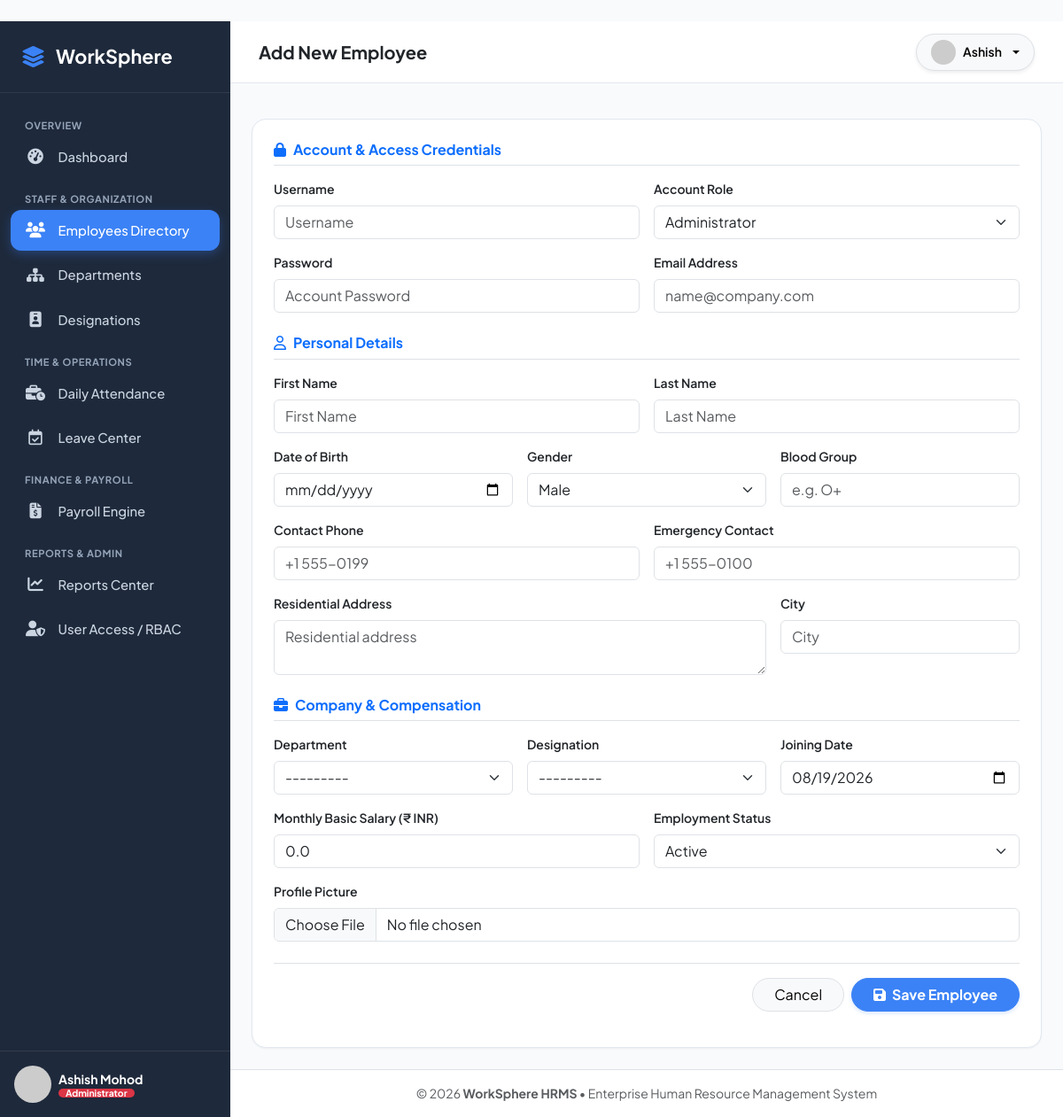
Screenshot of /employees/create/ (signed in) with the database file from the repository.
### accounts/models.py (models this page shows, shortened)
class User(AbstractUser):
    role = models.CharField(
        max_length=20,
        choices=UserRole.choices,
        default=UserRole.EMPLOYEE,
        help_text="Role determining access permissions within WorkSphere."
    )
    phone = models.CharField(max_length=20, blank=True, null=True)
    profile_picture = models.ImageField(upload_to='avatars/', blank=True, null=True)
    is_verified = models.BooleanField(default=True)
    created_at = models.DateTimeField(auto_now_add=True)
    updated_at = models.DateTimeField(auto_now=True)
    @property
    def get_role_badge(self):
        badges = {
            UserRole.ADMIN: 'bg-danger',
            UserRole.HR: 'bg-primary',
            UserRole.EMPLOYEE: 'bg-info text-dark',
        }
        return badges.get(self.role, 'bg-secondary')
    @property
    def get_avatar_url(self):
        if self.profile_picture and hasattr(self.profile_picture, 'url'):
            return self.profile_picture.url
        return f"https://ui-avatars.com/api/?name={self.get_full_name() or self.username}&background=2563eb&color=fff"

### employees/views.py (the view)
# urls.py: path('create/', views.employee_create_view, name='create'),
@login_required
@hr_required
def employee_create_view(request):
    if request.method == 'POST':
        form = EmployeeCreateForm(request.POST, request.FILES)
        if form.is_valid():
            try:
                with transaction.atomic():
                    username = form.cleaned_data['username']
                    email = form.cleaned_data['email']
                    password = form.cleaned_data['password']
                    first_name = form.cleaned_data['first_name']
                    last_name = form.cleaned_data['last_name']
                    role = form.cleaned_data['role']
                    user = User.objects.create_user(
                        username=username,
                        email=email,
                        password=password,
                        first_name=first_name,
                        last_name=last_name,
                        role=role
                    )
                    employee = form.save(commit=False)
                    employee.user = user
                    employee.save()
                    messages.success(request, f"Employee {employee.full_name} ({employee.employee_id}) created successfully!")
                    return redirect('employees:detail', pk=employee.pk)
            except Exception as e:
                messages.error(request, f"Error creating employee: {str(e)}")
        else:
            messages.error(request, "Please correct the form errors.")
    else:
        form = EmployeeCreateForm()
    return render(request, 'employees/employee_form.html', {
        'form': form,
        'title': 'Add New Employee'
    })

### employees/models.py (called while the page is built)
    def __str__(self):
        return f"{self.name} ({self.code})"

    def __str__(self):
        return f"{self.title} - {self.department.code}"

### templates/employees/employee_form.html (shortened to what this page needs)
﻿{% extends 'base.html' %}
{% block page_title %}{{ title }}{% endblock %}
{% block content %}
<div class="card card-custom p-4 max-w-4xl mx-auto">
    <form method="post" enctype="multipart/form-data">
        {% if form.username %}
        <h6 class="fw-bold text-primary mb-3 pb-2 border-bottom"><i class="fa-solid fa-lock me-2"></i>Account & Access Credentials</h6>
        <div class="row g-3 mb-4">
            <div class="col-md-6">
                <label class="form-label fw-semibold small">Username</label>
                {{ form.username }}
            </div>
            <div class="col-md-6">
                <label class="form-label fw-semibold small">Account Role</label>
                {{ form.role }}
            </div>
            <div class="col-md-6">
                <label class="form-label fw-semibold small">Password</label>
                {{ form.password }}
            </div>
            <div class="col-md-6">
                <label class="form-label fw-semibold small">Email Address</label>
                {{ form.email }}
            </div>
        </div>
        {% endif %}
        <h6 class="fw-bold text-primary mb-3 pb-2 border-bottom"><i class="fa-regular fa-user me-2"></i>Personal Details</h6>
        <div class="row g-3 mb-4">
            <div class="col-md-6">
                <label class="form-label fw-semibold small">First Name</label>
                {{ form.first_name }}
            </div>
            <div class="col-md-6">
                <label class="form-label fw-semibold small">Last Name</label>
                {{ form.last_name }}
            </div>
            <div class="col-md-4">
                <label class="form-label fw-semibold small">Date of Birth</label>
                {{ form.date_of_birth }}
            </div>
            <div class="col-md-4">
                <label class="form-label fw-semibold small">Gender</label>
                {{ form.gender }}
            </div>
            <div class="col-md-4">
                <label class="form-label fw-semibold small">Blood Group</label>
                {{ form.blood_group }}
            </div>
            <div class="col-md-6">
                <label class="form-label fw-semibold small">Contact Phone</label>
                {{ form.phone }}
            </div>
            <div class="col-md-6">
                <label class="form-label fw-semibold small">Emergency Contact</label>
                {{ form.emergency_contact }}
            </div>
            <div class="col-md-8">
                <label class="form-label fw-semibold small">Residential Address</label>
                {{ form.address }}
            </div>
            <div class="col-md-4">
                <label class="form-label fw-semibold small">City</label>
                {{ form.city }}
            </div>
        </div>
        <h6 class="fw-bold text-primary mb-3 pb-2 border-bottom"><i class="fa-solid fa-briefcase me-2"></i>Company & Compensation</h6>
        <div class="row g-3 mb-4">
            <div class="col-md-4">
                <label class="form-label fw-semibold small">Department</label>
                {{ form.department }}
            </div>
            <div class="col-md-4">
                <label class="form-label fw-semibold small">Designation</label>
                {{ form.designation }}
            </div>
            <div class="col-md-4">
                <label class="form-label fw-semibold small">Joining Date</label>
                {{ form.joining_date }}
            </div>
            <div class="col-md-6">
                <label class="form-label fw-semibold small">Monthly Basic Salary (₹ INR)</label>
                {{ form.basic_salary }}
            </div>
            <div class="col-md-6">
                <label class="form-label fw-semibold small">Employment Status</label>
                {{ form.status }}
            </div>
            <div class="col-12">
                <label class="form-label fw-semibold small">Profile Picture</label>
                {{ form.avatar }}
            </div>
        </div>
        <div class="d-flex justify-content-end gap-2 pt-3 border-top">
            <a href="{% url 'employees:list' %}" class="btn btn-light border px-4 rounded-pill">Cancel</a>
            <button type="submit" class="btn btn-primary px-4 rounded-pill fw-bold">
                <i class="fa-solid fa-floppy-disk me-1"></i> Save Employee
            </button>
        </div>
    </form>
</div>
{% endblock %}

### templates/base.html (shortened to what this page needs)
﻿<!DOCTYPE html>
<html lang="en">
<head>
    <link href="https://cdn.jsdelivr.net/npm/bootstrap@5.3.2/dist/css/bootstrap.min.css" rel="stylesheet">
    <link rel="stylesheet" href="https://cdnjs.cloudflare.com/ajax/libs/font-awesome/6.5.1/css/all.min.css">
    {% load static %}
    <link rel="stylesheet" href="{% static 'css/style.css' %}">
</head>
<body>
    <div id="app-wrapper">
        <aside id="sidebar">
            <div class="sidebar-brand">
                <i class="fa-solid fa-layer-group fs-4"></i>
                <span>WorkSphere</span>
            </div>
            <ul class="sidebar-menu">
                <li class="menu-header">Overview</li>
                <li>
                    <a href="{% url 'dashboard:index' %}" class="sidebar-link {% if request.resolver_match.app_name == 'dashboard' and request.resolver_match.url_name == 'index' %}active{% endif %}">
                        <i class="fa-solid fa-gauge-high"></i>
                        <span>Dashboard</span>
                    </a>
                </li>
                {% if user.role == 'ADMIN' or user.role == 'HR' or user.is_superuser %}
                <li class="menu-header">Staff & Organization</li>
                <li>
                    <a href="{% url 'employees:list' %}" class="sidebar-link {% if request.resolver_match.app_name == 'employees' and 'department' not in request.path and 'designation' not in request.path %}active{% endif %}">
                        <i class="fa-solid fa-users"></i>
                        <span>Employees Directory</span>
                    </a>
                </li>
                <li>
                    <a href="{% url 'employees:department_list' %}" class="sidebar-link {% if 'departments' in request.path %}active{% endif %}">
                        <i class="fa-solid fa-sitemap"></i>
                        <span>Departments</span>
                    </a>
                </li>
                <li>
                    <a href="{% url 'employees:designation_list' %}" class="sidebar-link {% if 'designations' in request.path %}active{% endif %}">
                        <i class="fa-solid fa-id-badge"></i>
                        <span>Designations</span>
                    </a>
                </li>
                {% endif %}
                <li class="menu-header">Time & Operations</li>
                <li>
                    <a href="{% url 'attendance:list' %}" class="sidebar-link {% if request.resolver_match.app_name == 'attendance' and request.resolver_match.url_name == 'list' %}active{% endif %}">
                        <i class="fa-solid fa-business-time"></i>
                        <span>Daily Attendance</span>
                    </a>
                </li>
                <li>
                    <a href="{% url 'leave_management:list' %}" class="sidebar-link {% if request.resolver_match.app_name == 'leave_management' and request.resolver_match.url_name == 'list' %}active{% endif %}">
                        <i class="fa-regular fa-calendar-check"></i>
                        <span>Leave Center</span>
                    </a>
                </li>
                <li class="menu-header">Finance & Payroll</li>
                <li>
                    <a href="{% url 'payroll:list' %}" class="sidebar-link {% if request.resolver_match.app_name == 'payroll' and request.resolver_match.url_name == 'list' %}active{% endif %}">
                        <i class="fa-solid fa-file-invoice-dollar"></i>
                        <span>Payroll Engine</span>
                    </a>
                </li>
                {% if user.role == 'ADMIN' or user.role == 'HR' or user.is_superuser %}
                <li class="menu-header">Reports & Admin</li>
                <li>
                    <a href="{% url 'dashboard:reports' %}" class="sidebar-link {% if request.resolver_match.url_name == 'reports' %}active{% endif %}">
                        <i class="fa-solid fa-chart-line"></i>
                        <span>Reports Center</span>
                    </a>
                </li>
                <li>
                    <a href="{% url 'accounts:user_list' %}" class="sidebar-link {% if request.resolver_match.app_name == 'accounts' and request.resolver_match.url_name == 'user_list' %}active{% endif %}">
                        <i class="fa-solid fa-user-shield"></i>
                        <span>User Access / RBAC</span>
                    </a>
                </li>
                {% endif %}
            </ul>
            <div class="p-3 border-top border-secondary border-opacity-25 mt-auto">
                <div class="d-flex align-items-center gap-2">
                    <img src="{{ user.get_avatar_url }}" alt="{{ user.username }}" class="avatar-img">
                    <div class="overflow-hidden">
                        <div class="text-white fw-bold text-truncate small">{{ user.get_full_name|default:user.username }}</div>
                        <span class="badge {{ user.get_role_badge }} py-0 px-2 small" style="font-size: 0.65rem;">{{ user.get_role_display }}</span>
                    </div>
                </div>
            </div>
        </aside>
        <div id="main-content">
            <header class="top-navbar">
                <div class="d-flex align-items-center gap-3">
                    <h5 class="fw-bold mb-0 text-dark">{% block page_title %}Dashboard{% endblock %}</h5>
                </div>
                <div class="d-flex align-items-center gap-3">
                    <div class="dropdown">
                        <button class="btn btn-light d-flex align-items-center gap-2 rounded-pill px-3 border dropdown-toggle shadow-sm" type="button" data-bs-toggle="dropdown">
                            <img src="{{ user.get_avatar_url }}" class="rounded-circle" width="28" height="28" alt="avatar">
                            <span class="fw-semibold small d-none d-md-inline">{{ user.first_name|default:user.username }}</span>
                        </button>
                    </div>
                </div>
            </header>
            <div class="px-4 pt-3">
            </div>
            <main class="flex-grow-1 p-4">
                {% block content %}{% endblock %}
            </main>
            <footer class="bg-white border-top py-3 px-4 text-center text-muted small">
                <span>&copy; 2026 <strong>WorkSphere HRMS</strong> &bull; Enterprise Human Resource Management System</span>
            </footer>
        </div>
    </div>
</body>
</html>

### static/css/style.css (style rules this page uses)
body { background-color: #f8fafc; color: var(--text-main); font-family: 'Plus Jakarta Sans', system-ui, -apple-system, sans-serif; min-height: 100vh; display: flex; flex-direction: column; }
#app-wrapper { display: flex; width: 100%; min-height: 100vh; }
#sidebar { width: 260px; background-color: var(--sidebar-bg); color: #f8fafc; flex-shrink: 0; display: flex; flex-direction: column; transition: all 0.3s ease; z-index: 1000; }
#sidebar .sidebar-brand { padding: 1.5rem; font-size: 1.35rem; font-weight: 700; color: #ffffff; display: flex; align-items: center; gap: 0.75rem; border-bottom: 1px solid rgba(255, 255, 255, 0.08); }
#sidebar .sidebar-brand i { color: var(--primary-color); }
#sidebar .sidebar-menu { padding: 1rem 0.75rem; list-style: none; margin: 0; flex-grow: 1; overflow-y: auto; }
.menu-header { font-size: 0.7rem; text-transform: uppercase; letter-spacing: 0.05em; color: #94a3b8; padding: 0.75rem 1rem 0.25rem; font-weight: 700; }
.sidebar-link { display: flex; align-items: center; gap: 0.85rem; padding: 0.75rem 1rem; color: #cbd5e1; text-decoration: none; border-radius: var(--radius-md); font-weight: 500; font-size: 0.925rem; margin-bottom: 0.25rem; transition: all 0.2s ease; }
.sidebar-link.active { color: #ffffff; background-color: var(--primary-color); box-shadow: 0 4px 12px rgba(59, 130, 246, 0.3); }
.sidebar-link i { font-size: 1.1rem; width: 24px; text-align: center; }
#main-content { flex-grow: 1; display: flex; flex-direction: column; min-width: 0; overflow-x: hidden; }
.top-navbar { background: #ffffff; border-bottom: 1px solid var(--border-color); padding: 0.85rem 2rem; display: flex; align-items: center; justify-content: space-between; position: sticky; top: 0; z-index: 900; }
.card-custom { background: #ffffff; border: 1px solid var(--border-color); border-radius: var(--radius-lg); box-shadow: var(--shadow-sm); }
.btn-primary { background-color: var(--primary-color); border-color: var(--primary-color); box-shadow: 0 2px 4px rgba(59, 130, 246, 0.2); }
.avatar-img { width: 42px; height: 42px; border-radius: 50%; object-fit: cover; }

### rows the page displays
User: get_full_name "Ashish Mohod", role "Administrator", first_name "Ashish"

### other values shown
{{ title }} "Add New Employee"
